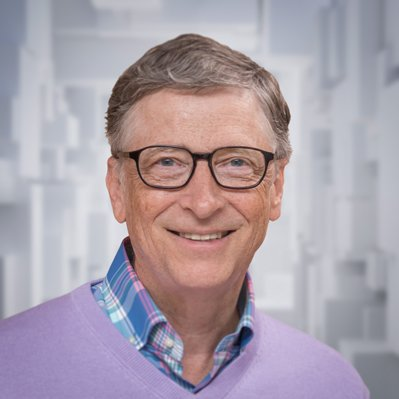
#> input picture 2021/03/internship-telkom-ai-dev/facerecog-experiment/dataset-insert-one-by-one/001_billgates.jpg, 399 x 399 px
$ jupyter execute --allow-errors experiment-14.ipynb   (text cells are left out)
#> lines starting #> are read from the running program, lines starting #| are printed output that depends on the picture
[cell 1]
import numpy as np
import cv2
import face_recognition
import os
from datetime import datetime
from timeit import default_timer as timer
from imutils import paths

[cell 2]
knownNames = []
knownEncodings = []
images = []
path = 'dataset-insert-one-by-one'

[cell 3]
start = timer()
imagePaths = list(paths.list_images('dataset-insert-one-by-one'))
tempNames = []

def findEncodings(images):
    for img in images:
        img = cv2.cvtColor(img, cv2.COLOR_BGR2RGB)
        encode = face_recognition.face_encodings(img)[0]
        knownEncodings.append(encode)
    return knownEncodings

for (i, imagePath) in enumerate(imagePaths):
    name = imagePath.split(os.path.sep)[-1]
    tempNames.append(name)

for x in filter(lambda w: w not in knownNames, tempNames):
    print('Processing...')
    img = cv2.imread(f'{path}/{x}')
#> img is the input picture: shape (399, 399, 3); mean B, G, R 169.5, 159.4, 170.8
#> the loop in findEncodings, `for img in images:` made 1 pass
#> after the loop in findEncodings, `for img in images:`: knownEncodings = []
    images.append(img)

    findEncodings(images)
#> (the call stopped at in findEncodings, `encode = face_recognition.face_encodings(img)[0]`: face_recognition is not available in this run)

knownNames = list(dict.fromkeys(tempNames))
knownEncodings = list(np.unique(knownEncodings, axis=0))

print(f'Time: {timer()-start}')
print(knownNames)
print(len(knownEncodings))
#| 0
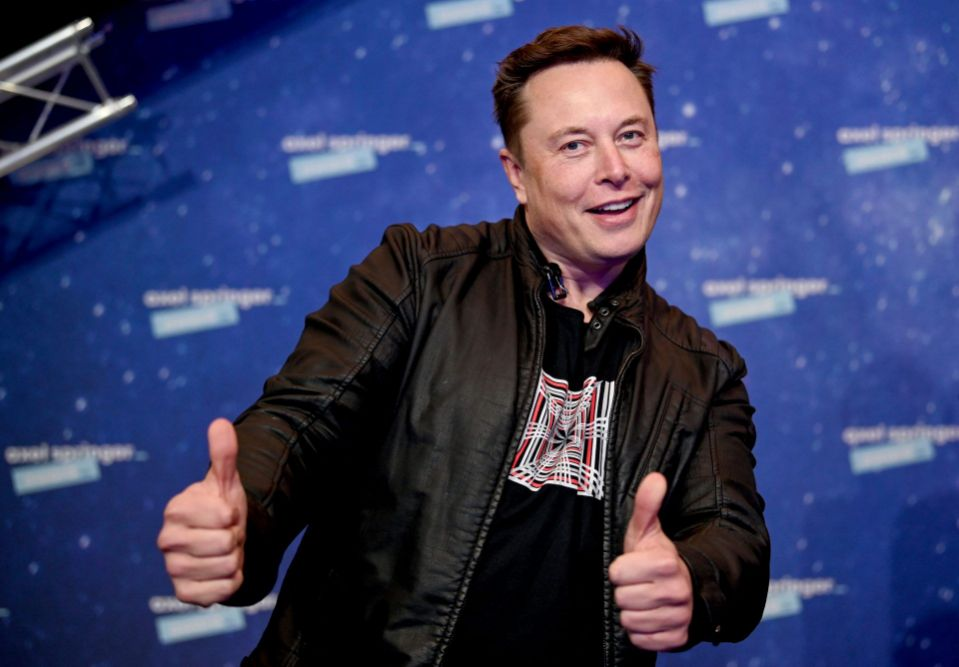
#> input picture 2021/03/internship-telkom-ai-dev/facerecog-experiment/elon_musk_test.jpg, 959 x 667 px, given in place of the camera
#> further down, img is the input picture: shape (667, 959, 3); mean B, G, R 99.8, 60.5, 54.2
#> `imgS = cv2.resize(img, (0, 0), None, 0.25, 0.25)`:
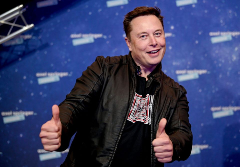
#> imgS: shape (167, 240, 3); mean B, G, R 99.9, 60.6, 54.3

[cell 4]
def markAttendace(name):
    with open('attendance.csv', 'r+') as f:
        myDataList = f.readlines()
        nameList = []
        for line in myDataList:
            entry = line.split(',')
            nameList.append(entry[0])
        if name not in nameList:
            now = datetime.now()
            dtString = now.strftime('%H:%M:%S')
            f.writelines(f'\n{name},{dtString}')

cap = cv2.VideoCapture(0)

#> (the rest of this cell did not finish here and is left out)
